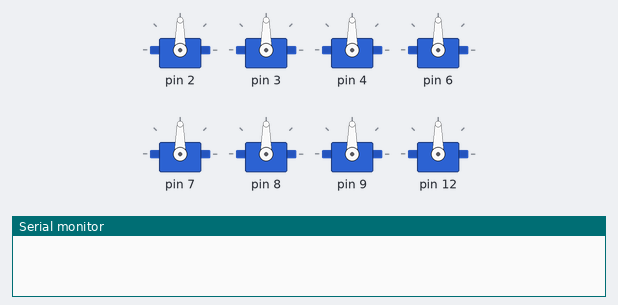
Bench run of a sketch on a simulated Arduino Uno, built with avr-gcc and run on an emulated ATmega328P. On the bench: 8 × servo, the last lines printed to the serial monitor.

Above: at 0.1 s.
At 2.27 s:
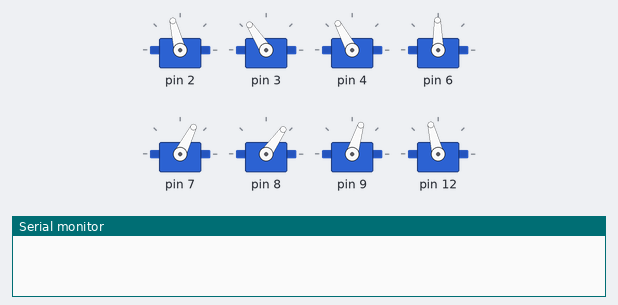
At 6.32 s:
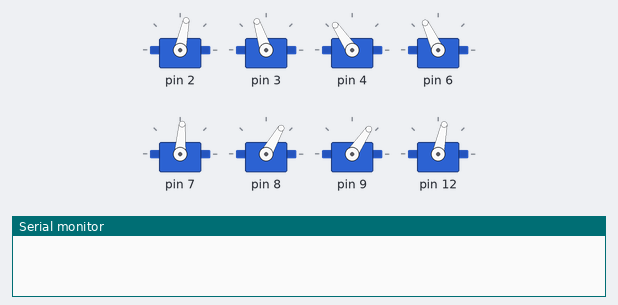
At 10.99 s:
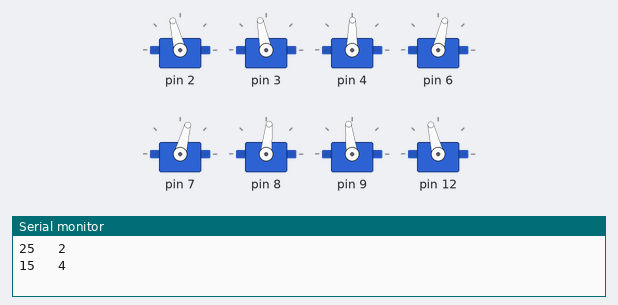
At 19.71 s:
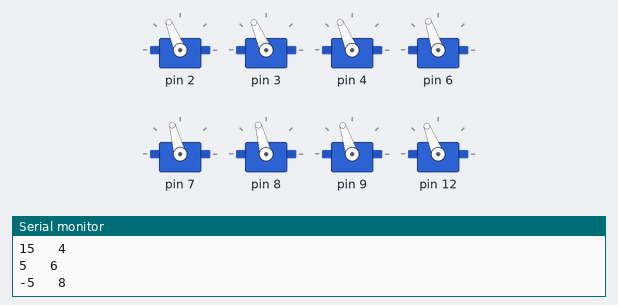
At 33.72 s:
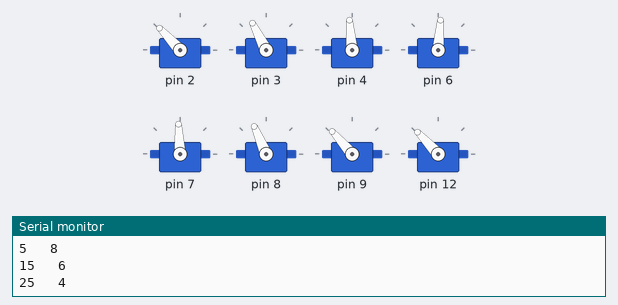
Timing chart, 0 to 33.8 s (numbered marks = the images above):
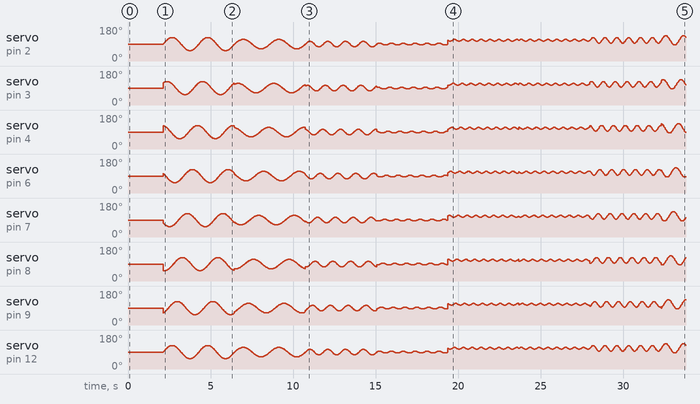

The sketch:

transition_sw-line.ino
```cpp
#include <Servo.h>
Servo myServos[10];

float pi=3.14159;
int TotalNumberofServos=7; //change as required
float Shift = 2*pi/TotalNumberofServos; // Phase lag between segments
float Wavelengths, rads;
int  MaxAngleDisplacement;
int cmove=0;
int K1=35;
int K2=K1;
int v=2;

void setup() {
  Serial.begin(9600);
  myServos[0].attach(2);
  myServos[1].attach(3);
  myServos[2].attach(4);
  myServos[3].attach(6);
  myServos[4].attach(7);
  myServos[5].attach(8);
  myServos[6].attach(9);
  myServos[7].attach(12);
  //myServos[8].attach(5);
  //myServos[9].attach(4);


  //initialisation des servos formant une ligne droite
   for(int i=0; i<8; i++){
    myServos[i].write(90);
    delay(15);
  }
  delay(2000);


}

void straightline(){
  for(int i=0; i<10; i++){
    myServos[i].write(90);
    delay(100);
  }
}

void slither(int offset, int Amplitude, int Speed, float Wavelengths){
  MaxAngleDisplacement=abs(offset)+abs(Amplitude); //amount servo can rotate from the SetpointAngle without going out of the [0,180] degree range
  while(MaxAngleDisplacement>90){ //prevents a setpoint angle outside the rage of[0,180]
    Amplitude=abs(Amplitude)-1;
    MaxAngleDisplacement=abs(offset)+Amplitude;
  }
  for(int i=0; i<360; i++){
   rads=i*pi/180.0;     //convert from degrees to radians
   cmove ++;
   for(int j=0; j<8; j++){
      myServos[j].write(90+offset+Amplitude*sin(Speed*rads+j*Wavelengths*Shift));
     }
   delay(10);
  }
}

void loop() {
 /*la fonction slither est le "snakewalk"
 jouer sur le ofset permet une rotation du serpent
jouer sur l'amplitude fera varier la place prise lors du mouvement
speed à tester
wavelenght=longueur d'onde a rechercher
*/
/*La fonction Inchworm semble intéressante aussi
pourrait permettre au serpent d'avancer sans roues
*/

  //slither(0, 20, 3, 1); //avance
  //slither(10, 35, 2, 1.5); //avance et tourne légèrement (droite)
  //slither(-10, 35, 2, 1.5);//avance et tourne légèrement (gauche)
  K1=35;
while(K1>1){
  slither(0,K1,v,1);
  K1=K1-10;
  if(K1<K2-10){
    v=v+2;
    K2=K2-10;
  }
  Serial.print(K1);
  Serial.print("   ");
  Serial.println(v);
  }
  for(int m=0;m>21;m++){
    slither(m,K1,v,1);
    delay(200);
  }
while(K1<35){
  slither(20,K1,v,1);
  K1=K1+10;
  if(K1>K2){
    v=v-2;
    K2=K2+10;
  }
  Serial.print(K1);
  Serial.print("   ");
  Serial.println(v);
}
 for(int m=20;m<0;m--){
    slither(m,K1,v,1);
    delay(200);
 }

}
```
